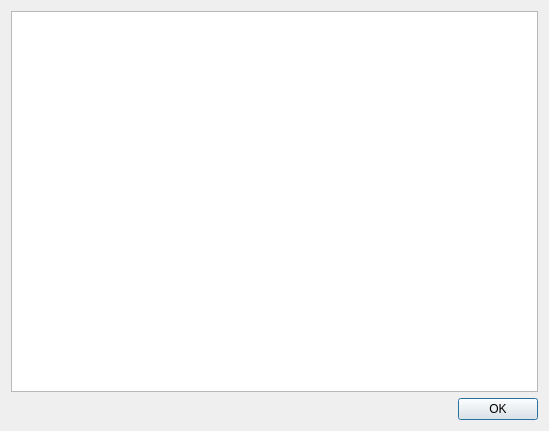
<?xml version="1.0" encoding="UTF-8"?>
<ui version="4.0">
 <class>ReadMe</class>
 <widget class="QDialog" name="ReadMe">
  <property name="geometry">
   <rect>
    <x>0</x>
    <y>0</y>
    <width>549</width>
    <height>431</height>
   </rect>
  </property>
  <property name="windowTitle">
   <string>Read Me</string>
  </property>
  <property name="modal">
   <bool>false</bool>
  </property>
  <layout class="QVBoxLayout" name="verticalLayout">
   <item>
    <widget class="QTextBrowser" name="textBrowser">
     <property name="openExternalLinks">
      <bool>true</bool>
     </property>
    </widget>
   </item>
   <item>
    <widget class="QDialogButtonBox" name="buttonBox">
     <property name="orientation">
      <enum>Qt::Horizontal</enum>
     </property>
     <property name="standardButtons">
      <set>QDialogButtonBox::Ok</set>
     </property>
    </widget>
   </item>
  </layout>
 </widget>
 <resources/>
 <connections>
  <connection>
   <sender>buttonBox</sender>
   <signal>accepted()</signal>
   <receiver>ReadMe</receiver>
   <slot>accept()</slot>
   <hints>
    <hint type="sourcelabel">
     <x>248</x>
     <y>254</y>
    </hint>
    <hint type="destinationlabel">
     <x>157</x>
     <y>274</y>
    </hint>
   </hints>
  </connection>
  <connection>
   <sender>buttonBox</sender>
   <signal>rejected()</signal>
   <receiver>ReadMe</receiver>
   <slot>reject()</slot>
   <hints>
    <hint type="sourcelabel">
     <x>316</x>
     <y>260</y>
    </hint>
    <hint type="destinationlabel">
     <x>286</x>
     <y>274</y>
    </hint>
   </hints>
  </connection>
 </connections>
</ui>
